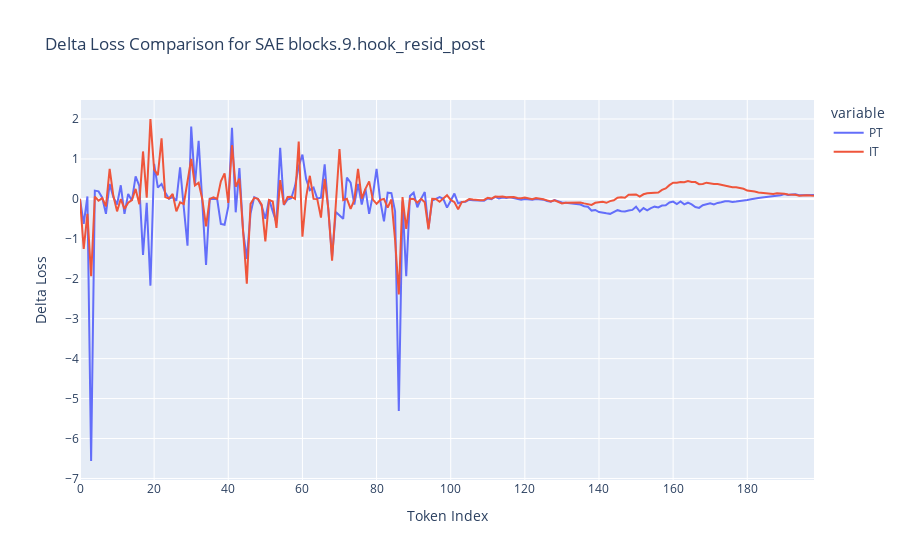
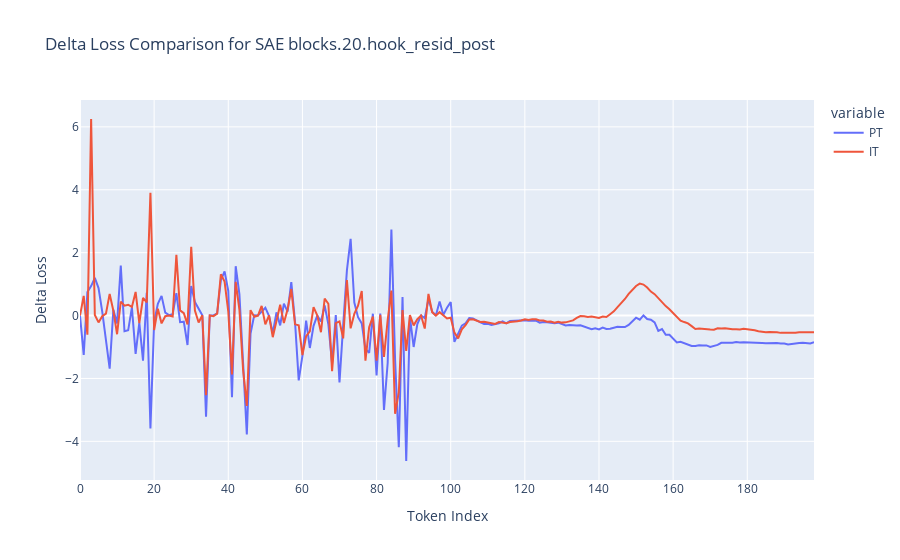
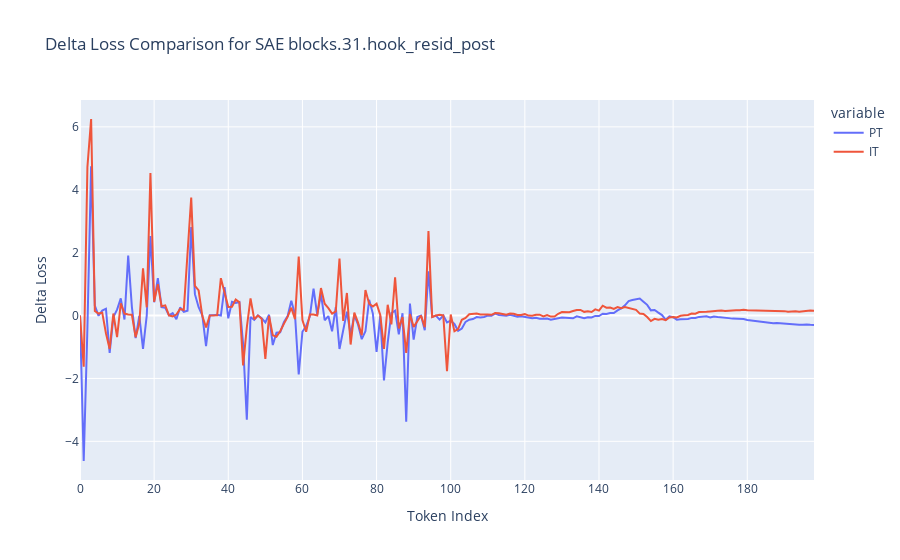

Source (notebook cell) for these figures, in order:
### Code cell
plot_pairwise_delta_loss(SD_LOSS_DICT, hook_points_instruct)

### Figure 1 — Plotly figure (JSON) as saved in the notebook; plotly's stock layout.template omitted (floating-point values rounded to 4 significant figures; data arrays with more than 128 entries replaced by an {"elided": "..."} marker saying what was removed)
{"data": [{"hovertemplate": "variable=PT<br>Token Index=%{x}<br>Delta Loss=%{y}<extra></extra>", "legendgroup": "PT", "line": {"color": "#636efa", "dash": "solid"}, "marker": {"symbol": "circle"}, "mode": "lines", "name": "PT", "orientation": "v", "showlegend": true, "type": "scatter", "x": {"elided": "199 int values"}, "xaxis": "x", "y": {"elided": "199 float values"}, "yaxis": "y"}, {"hovertemplate": "variable=IT<br>Token Index=%{x}<br>Delta Loss=%{y}<extra></extra>", "legendgroup": "IT", "line": {"color": "#EF553B", "dash": "solid"}, "marker": {"symbol": "circle"}, "mode": "lines", "name": "IT", "orientation": "v", "showlegend": true, "type": "scatter", "x": {"elided": "199 int values"}, "xaxis": "x", "y": {"elided": "199 float values"}, "yaxis": "y"}], "layout": {"legend": {"title": {"text": "variable"}, "tracegroupgap": 0}, "title": {"text": "Delta Loss Comparison for SAE blocks.9.hook_resid_post"}, "xaxis": {"anchor": "y", "domain": [0, 1], "title": {"text": "Token Index"}}, "yaxis": {"anchor": "x", "domain": [0, 1], "title": {"text": "Delta Loss"}}}}

### Figure 2 — Plotly figure (JSON) as saved in the notebook; plotly's stock layout.template omitted (floating-point values rounded to 4 significant figures; data arrays with more than 128 entries replaced by an {"elided": "..."} marker saying what was removed)
{"data": [{"hovertemplate": "variable=PT<br>Token Index=%{x}<br>Delta Loss=%{y}<extra></extra>", "legendgroup": "PT", "line": {"color": "#636efa", "dash": "solid"}, "marker": {"symbol": "circle"}, "mode": "lines", "name": "PT", "orientation": "v", "showlegend": true, "type": "scatter", "x": {"elided": "199 int values"}, "xaxis": "x", "y": {"elided": "199 float values"}, "yaxis": "y"}, {"hovertemplate": "variable=IT<br>Token Index=%{x}<br>Delta Loss=%{y}<extra></extra>", "legendgroup": "IT", "line": {"color": "#EF553B", "dash": "solid"}, "marker": {"symbol": "circle"}, "mode": "lines", "name": "IT", "orientation": "v", "showlegend": true, "type": "scatter", "x": {"elided": "199 int values"}, "xaxis": "x", "y": {"elided": "199 float values"}, "yaxis": "y"}], "layout": {"legend": {"title": {"text": "variable"}, "tracegroupgap": 0}, "title": {"text": "Delta Loss Comparison for SAE blocks.20.hook_resid_post"}, "xaxis": {"anchor": "y", "domain": [0, 1], "title": {"text": "Token Index"}}, "yaxis": {"anchor": "x", "domain": [0, 1], "title": {"text": "Delta Loss"}}}}

### Figure 3 — Plotly figure (JSON) as saved in the notebook; plotly's stock layout.template omitted (floating-point values rounded to 4 significant figures; data arrays with more than 128 entries replaced by an {"elided": "..."} marker saying what was removed)
{"data": [{"hovertemplate": "variable=PT<br>Token Index=%{x}<br>Delta Loss=%{y}<extra></extra>", "legendgroup": "PT", "line": {"color": "#636efa", "dash": "solid"}, "marker": {"symbol": "circle"}, "mode": "lines", "name": "PT", "orientation": "v", "showlegend": true, "type": "scatter", "x": {"elided": "199 int values"}, "xaxis": "x", "y": {"elided": "199 float values"}, "yaxis": "y"}, {"hovertemplate": "variable=IT<br>Token Index=%{x}<br>Delta Loss=%{y}<extra></extra>", "legendgroup": "IT", "line": {"color": "#EF553B", "dash": "solid"}, "marker": {"symbol": "circle"}, "mode": "lines", "name": "IT", "orientation": "v", "showlegend": true, "type": "scatter", "x": {"elided": "199 int values"}, "xaxis": "x", "y": {"elided": "199 float values"}, "yaxis": "y"}], "layout": {"legend": {"title": {"text": "variable"}, "tracegroupgap": 0}, "title": {"text": "Delta Loss Comparison for SAE blocks.31.hook_resid_post"}, "xaxis": {"anchor": "y", "domain": [0, 1], "title": {"text": "Token Index"}}, "yaxis": {"anchor": "x", "domain": [0, 1], "title": {"text": "Delta Loss"}}}}
